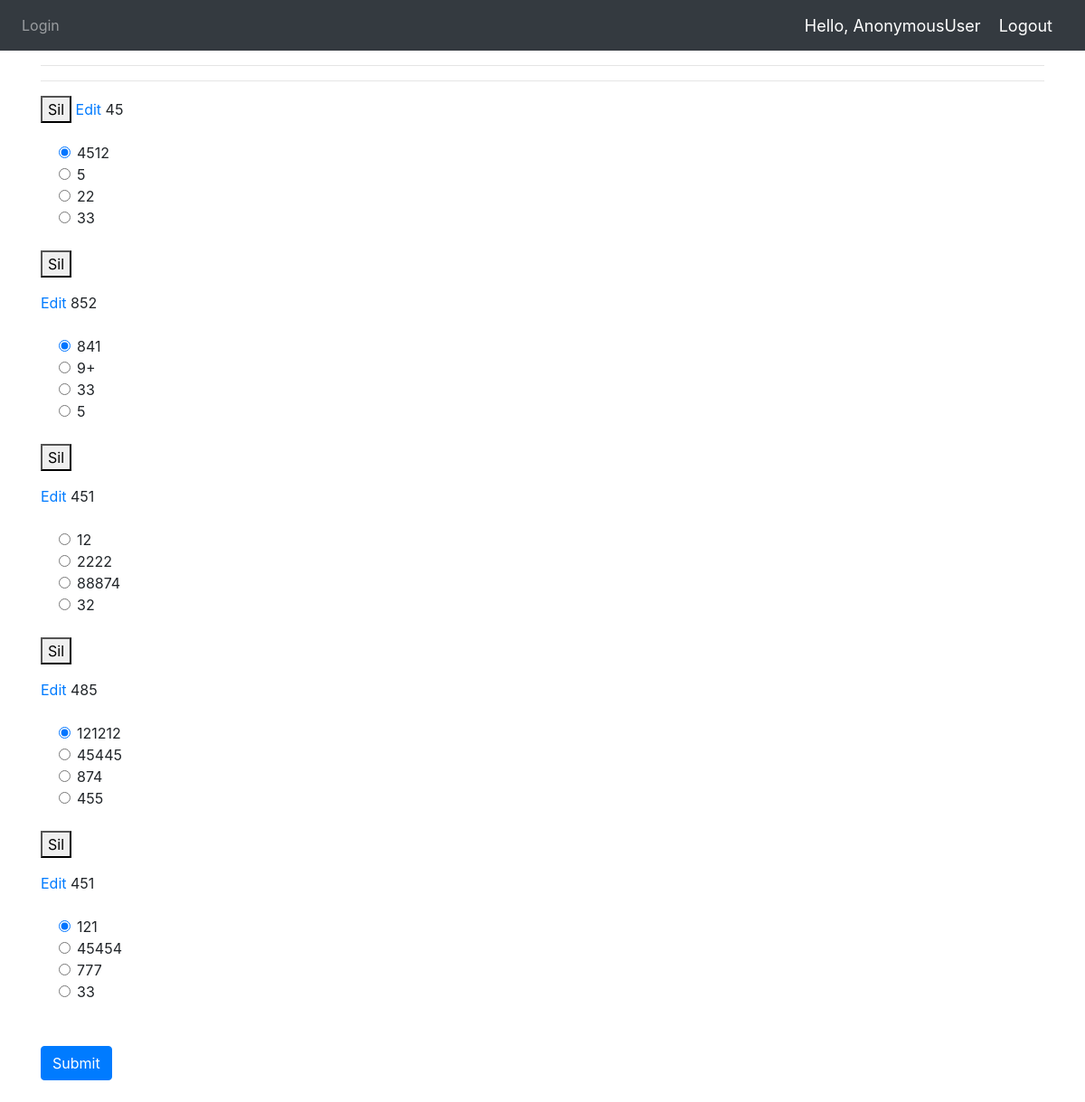
Screenshot of /change/6 with the database file from the repository.
### quizlet/models.py (models this page shows, shortened)
class Question(models.Model):
    quiz = models.ForeignKey(Quiz, related_name="quizs", on_delete=models.CASCADE)
    text = models.CharField(max_length=200,null=True)
    op1 = models.CharField(max_length=200,null=True)
    op2 = models.CharField(max_length=200,null=True)
    op3 = models.CharField(max_length=200,null=True)
    op4 = models.CharField(max_length=200,null=True)
    ans = models.CharField(max_length=200,null=True)

### quizlet/views.py (the view)
# urls.py: path('change/<int:id>',changepage,name='changepage'),
def changepage(request,id):
    question = Question.objects.filter(quiz=id)
    return render(request,"change.html",{'question':question})

### templates/change.html (shortened to what this page needs)
{% extends 'dependencies.html' %}
{% block content %}
{% load static %}
<div class="container ">
<hr>
 <form method='post' action=''>
<hr>
    {% for q  in question %}
    <div class="form-group">
        <form action="{% url 'deletequestion' q.pk %}" method="POST">
      <button type="submit" class="red">Sil</button>
        </form>
       <a href="{% url 'updatequestion'  q.id %}">Edit</a>
      <label for="question">{{q.text}}</label>
    </div>
    <div class="form-check">
        <div class="form-check">
            <input class="form-check-input" type="radio" name="{{q.text}}" id="gridRadios1" value="option1" checked>
            <label class="form-check-label" for="gridRadios1">
                {{q.op1}}
            </label>
        </div>
        <div class="form-check">
            <input class="form-check-input" type="radio" name="{{q.text}}" id="gridRadios2" value="option2">
            <label class="form-check-label" for="gridRadios2">
                {{q.op2}}
            </label>
        </div>
        <div class="form-check">
            <input class="form-check-input" type="radio" name="{{q.text}}" id="gridRadios1" value="option3">
            <label class="form-check-label" for="gridRadios1">
                {{q.op3}}
            </label>
        </div>
        <div class="form-check">
            <input class="form-check-input" type="radio" name="{{q.text}}" id="gridRadios2" value="option4">
            <label class="form-check-label" for="gridRadios2">
                {{q.op4}}
            </label>
        </div>
        <br>
    </div>
    {% endfor %}
    <br>
    <button type="submit" class="btn btn-primary">Submit</button>
  </form>
</div>
{% endblock %}

### rows the page displays
Question: text "45", op1 "4512", op2 "5", op3 "22", op4 "33"
Question: text "852", op1 "841", op2 "9+", op3 "33", op4 "5"
Question: text "451", op1 "12", op2 "2222", op3 "88874", op4 "32"
Question: text "485", op1 "121212", op2 "45445", op3 "874", op4 "455"
Question: text "451", op1 "121", op2 "45454", op3 "777", op4 "33"

### other values shown
{{ request.user }} "AnonymousUser"
